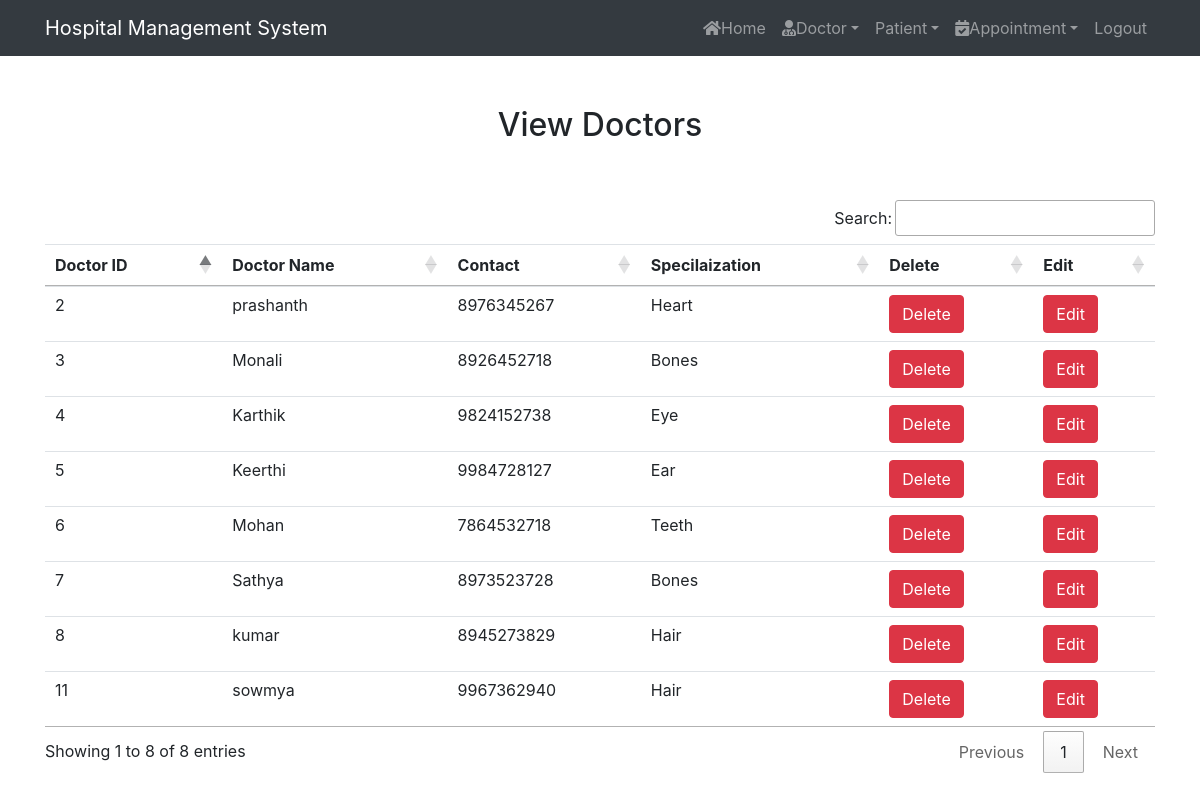
/view_doctor/ (signed in), run on the app's committed database.
### hospital/models.py (models this page shows, shortened)
class Doctor(models.Model):
    name=models.CharField(max_length=50)
    mobile_no=models.IntegerField()
    specialization=models.CharField(max_length=50)

### hospital/views.py (the view)
# urls.py: path('view_doctor/',View_Doctor,name='view_doctor'),
def View_Doctor(request):
    if not request.user.is_staff:
        return redirect('login')
    doc=Doctor.objects.all()
    d={'doc':doc}
    return render(request,'view_doctor.html',d)

### hospital/templates/view_doctor.html
{% extends 'navigation_bar.html' %}
{% load static %}
{% block body %}
<div class="container" style="margin-top: 50px;">
    <h2 class="text-center">View Doctors </h2>
    <br><br>
    <table class="table table-hover" id="example">
        <thead>
            <tr>
                <th>Doctor ID</th>
                <th>Doctor Name</th>
                <th>Contact</th>
                <th>Specilaization</th>
                <th>Delete</th>
                <th>Edit</th>
            </tr>
        </thead>
        <tbody>
            {% for i in doc   %}
            <tr>
                <td>{{i.id}}</td>
                <td>{{i.name}}</td>
                <td>{{i.mobile_no}}</td>
                <td>{{i.specialization}}</td>
                <td><a href="{% url 'delete_doctor' i.id %}" onclick="return confirm('Are you really want to delete?')" class="btn btn-danger">Delete</a></td>
                <td><a href="{% url 'edit_doctor' i.id %}" onclick="return confirm('Are you really want to edit?')" class="btn btn-danger">Edit</a></td>
            </tr>
            {%endfor  %}
        </tbody>
    </table>
    </div>
{% endblock %}

### hospital/templates/navigation_bar.html (shortened to what this page needs)
<html>
    <head>
        {% load static %}
        <link rel="stylesheet" href="https://maxcdn.bootstrapcdn.com/bootstrap/4.3.1/css/bootstrap.min.css">
        <link rel="stylesheet" href="https://use.fontawesome.com/releases/v5.6.3/css/all.css"></head>
        <link rel="stylesheet" type="text/css" href="{% static 'css/mystyle.css'%}">
        <link rel="stylesheet" type="text/css" href="https://cdn.datatables.net/1.11.0/css/jquery.dataTables.min.css">
        <link rel="stylesheet" type="text/css" href="https://cdn.datatables.net/buttons/2.0.0/css/buttons.dataTables.min.css">
    </head>
    <nav class="navbar navbar-expand-sm bg-dark navbar-dark">
        <div class="container">
        <a class="navbar-brand" href="#">Hospital Management System</a>
        <div class="collapse navbar-collapse " id="myMenu">
            <ul class="navbar-nav text-center ml-auto">
                {% if request.user.is_staff %}
                <li class="nav-item"><a class="nav-link" href="{% url 'home' %}"><i class="fas fa-home"></i>Home</a></li>
                <li class="nav-item dropdown">
                    <a class ="nav-link dropdown-toggle" data-toggle="dropdown" href="#"><i class="fas fa-user-md"></i>Doctor</a>
                </li>
                <li class="nav-item dropdown">
                    <a class ="nav-link dropdown-toggle" data-toggle="dropdown" href="#"></i>Patient</a>
                </li>
                <li class="nav-item dropdown">
                    <a class ="nav-link dropdown-toggle" data-toggle="dropdown" href="#"><i class="fas fa-calendar-check"></i>Appointment</a>
                </li>
                <li class="nav-item"><a class="nav-link" href="{% url 'logout' %}">Logout</a></li>
                {% endif %}
            </ul>
        </div>
    </div>
    </nav>
    {% block body %}
    {% endblock %}
</html>

### hospital/static/css/mystyle.css (style rules this page uses)
.nav-link { color:white ; }

### data on the page
Doctor: id "2", name "prashanth", mobile_no "8976345267", specialization "Heart"
Doctor: id "3", name "Monali", mobile_no "8926452718", specialization "Bones"
Doctor: id "4", name "Karthik", mobile_no "9824152738", specialization "Eye"
Doctor: id "5", name "Keerthi", mobile_no "9984728127", specialization "Ear"
Doctor: id "6", name "Mohan", mobile_no "7864532718", specialization "Teeth"
Doctor: id "7", name "Sathya", mobile_no "8973523728", specialization "Bones"
Doctor: id "8", name "kumar", mobile_no "8945273829", specialization "Hair"
Doctor: id "11", name "sowmya", mobile_no "9967362940", specialization "Hair"
